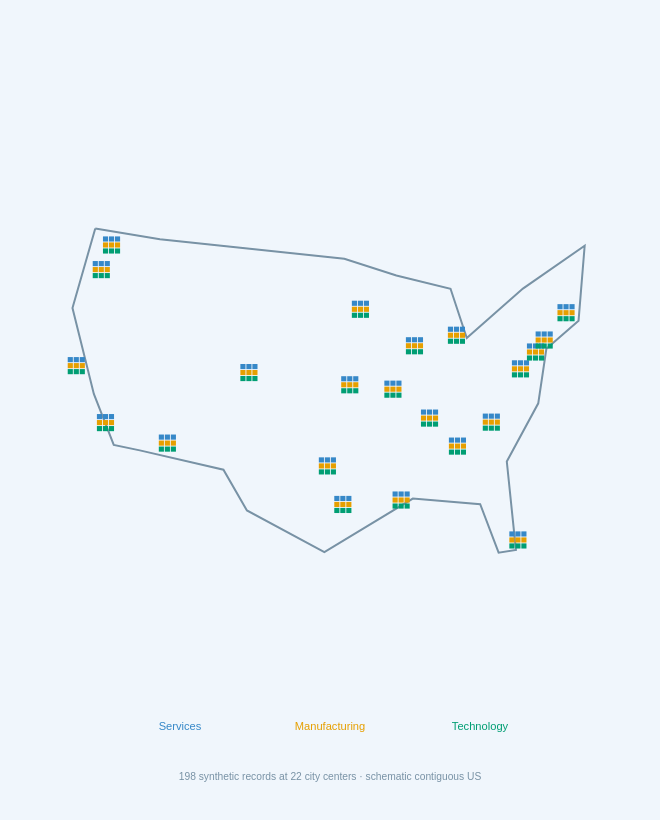

Write the Vega-Lite specification saved for this chart.
### Vega specification from a JSON file in a GitHub repository (floating-point values rounded to 4 significant figures)
{"$schema": "https://vega.github.io/schema/vega/v6.json", "description": "Synthetic city records move between a schematic contiguous-US map and region bars stacked by sector. Inspired by Microsoft Research SandDance; no population or economic measurements.", "width": 700, "height": 380, "padding": 15, "background": "#f0f6fc", "signals": [{"name": "layout", "value": "map", "bind": {"input": "select", "options": ["map", "stacks"], "labels": ["US map", "Stacked bars"], "name": "Layout"}}, {"name": "width", "init": "min(700, max(300, containerSize()[0] - 30))", "on": [{"events": {"source": "container", "type": "resize"}, "update": "min(700, max(300, containerSize()[0] - 30))"}]}, {"name": "unit", "update": "width / 700"}], "projections": [{"name": "map", "type": "albers", "rotate": [96, 0, 0], "center": [-0.6, 38.7], "parallels": [29.5, 45.5], "scale": {"signal": "850 * unit"}, "translate": {"signal": "[width / 2, 180]"}, "clipExtent": {"signal": "[[0,0],[width,height]]"}}], "data": [{"name": "outline", "values": [{"type": "Feature", "geometry": {"type": "LineString", "coordinates": [[-124.7, 48.5], [-117, 49], [-95, 49], [-89, 47.5], [-83, 46], [-82, 42], [-75, 45], [-67, 47], [-70, 41.5], [-74, 40], [-76, 36], [-80, 32], [-80.5, 25], [-82, 25], [-83, 29], [-89, 30], [-97, 26], [-104, 29], [-106.5, 32], [-114.5, 32.5], [-117, 32.5], [-120, 36], [-124.5, 42], [-124.7, 48.5]]}}]}, {"name": "cities", "values": [{"cityId": 0, "city": "Seattle", "lon": -122.3, "lat": 47.61, "region": "West"}, {"cityId": 1, "city": "Portland", "lon": -122.7, "lat": 45.52, "region": "West"}, {"cityId": 2, "city": "San Francisco", "lon": -122.4, "lat": 37.77, "region": "West"}, {"cityId": 3, "city": "Los Angeles", "lon": -118.2, "lat": 34.05, "region": "West"}, {"cityId": 4, "city": "Phoenix", "lon": -112.1, "lat": 33.45, "region": "West"}, {"cityId": 5, "city": "Denver", "lon": -105.0, "lat": 39.74, "region": "West"}, {"cityId": 6, "city": "Minneapolis", "lon": -93.27, "lat": 44.98, "region": "Midwest"}, {"cityId": 7, "city": "Chicago", "lon": -87.63, "lat": 41.88, "region": "Midwest"}, {"cityId": 8, "city": "Detroit", "lon": -83.05, "lat": 42.33, "region": "Midwest"}, {"cityId": 9, "city": "St Louis", "lon": -90.2, "lat": 38.63, "region": "Midwest"}, {"cityId": 10, "city": "Kansas City", "lon": -94.58, "lat": 39.1, "region": "Midwest"}, {"cityId": 11, "city": "Dallas", "lon": -96.8, "lat": 32.78, "region": "South"}, {"cityId": 12, "city": "Houston", "lon": -95.37, "lat": 29.76, "region": "South"}, {"cityId": 13, "city": "New Orleans", "lon": -90.07, "lat": 29.95, "region": "South"}, {"cityId": 14, "city": "Atlanta", "lon": -84.39, "lat": 33.75, "region": "South"}, {"cityId": 15, "city": "Miami", "lon": -80.19, "lat": 25.76, "region": "South"}, {"cityId": 16, "city": "Charlotte", "lon": -80.84, "lat": 35.23, "region": "South"}, {"cityId": 17, "city": "Nashville", "lon": -86.78, "lat": 36.16, "region": "South"}, {"cityId": 18, "city": "Washington", "lon": -77.04, "lat": 38.91, "region": "Northeast"}, {"cityId": 19, "city": "Philadelphia", "lon": -75.17, "lat": 39.95, "region": "Northeast"}, {"cityId": 20, "city": "New York", "lon": -74.01, "lat": 40.71, "region": "Northeast"}, {"cityId": 21, "city": "Boston", "lon": -71.06, "lat": 42.36, "region": "Northeast"}]}, {"name": "records", "transform": [{"type": "sequence", "start": 0, "stop": 198, "as": "id"}, {"type": "formula", "expr": "floor(datum.id / 9)", "as": "cityId"}, {"type": "lookup", "from": "cities", "key": "cityId", "fields": ["cityId"], "values": ["city", "lon", "lat", "region"]}, {"type": "formula", "expr": "floor((datum.id % 9) / 3)", "as": "sectorIndex"}, {"type": "formula", "expr": "['Services','Manufacturing','Technology'][datum.sectorIndex]", "as": "sector"}, {"type": "geopoint", "projection": "map", "fields": ["lon", "lat"], "as": ["mapX", "mapY"]}, {"type": "window", "groupby": ["region"], "sort": {"field": ["sectorIndex", "id"], "order": ["ascending", "ascending"]}, "ops": ["row_number"], "as": ["rank"]}]}, {"name": "regions", "source": "records", "transform": [{"type": "aggregate", "groupby": ["region"], "ops": ["count"], "as": ["count"]}]}, {"name": "sectors", "values": [{"sector": "Services", "index": 0}, {"sector": "Manufacturing", "index": 1}, {"sector": "Technology", "index": 2}]}], "scales": [{"name": "region", "type": "band", "domain": ["West", "Midwest", "South", "Northeast"], "range": {"signal": "[45 * unit, width - 45 * unit]"}, "padding": 0.35}, {"name": "color", "type": "ordinal", "domain": ["Services", "Manufacturing", "Technology"], "range": ["#3688c8", "#e69f00", "#009e73"]}], "marks": [{"type": "shape", "from": {"data": "outline"}, "transform": [{"type": "geoshape", "projection": "map"}], "encode": {"update": {"fill": {"value": null}, "stroke": {"value": "#7892a5"}, "strokeWidth": {"value": 1}, "opacity": {"signal": "layout === 'map' ? 1 : 0"}}}}, {"type": "rect", "from": {"data": "records"}, "encode": {"update": {"x": {"signal": "layout === 'map' ? datum.mapX + ((datum.id % 9) % 3 - 1) * 7 * unit - 3 * unit : scale('region', datum.region) + ((datum.rank - 1) % 9) * 9 * unit"}, "y": {"signal": "layout === 'map' ? datum.mapY + (floor((datum.id % 9) / 3) - 1) * 7 * unit - 3 * unit : 305 - ceil(datum.rank / 9) * 24"}, "width": {"signal": "(layout === 'map' ? 6 : 8) * unit"}, "height": {"signal": "layout === 'map' ? 6 * unit : 23"}, "fill": {"scale": "color", "field": "sector"}, "tooltip": {"signal": "{Record: datum.id, City: datum.city, Region: datum.region, Sector: datum.sector}"}}}}, {"type": "text", "from": {"data": "regions"}, "encode": {"update": {"x": {"scale": "region", "field": "region", "band": 0.5}, "y": {"value": 325}, "align": {"value": "center"}, "fontSize": {"signal": "13 * unit"}, "fill": {"value": "#7892a5"}, "text": {"signal": "layout === 'stacks' ? datum.region + ' (' + datum.count + ')' : ''"}}}}, {"type": "text", "encode": {"update": {"x": {"signal": "width / 2"}, "y": {"value": 375}, "align": {"value": "center"}, "fontSize": {"signal": "12 * unit"}, "fill": {"value": "#7892a5"}, "text": {"signal": "layout === 'map' ? '198 synthetic records at 22 city centers · schematic contiguous US' : 'One tile = one record · bars grouped by region and stacked by sector'"}}}}, {"type": "text", "from": {"data": "sectors"}, "encode": {"update": {"x": {"signal": "(datum.index + 1) * width / 4"}, "y": {"value": 350}, "align": {"value": "center"}, "fontSize": {"signal": "13 * unit"}, "fill": {"scale": "color", "field": "sector"}, "text": {"field": "sector"}}}}]}
